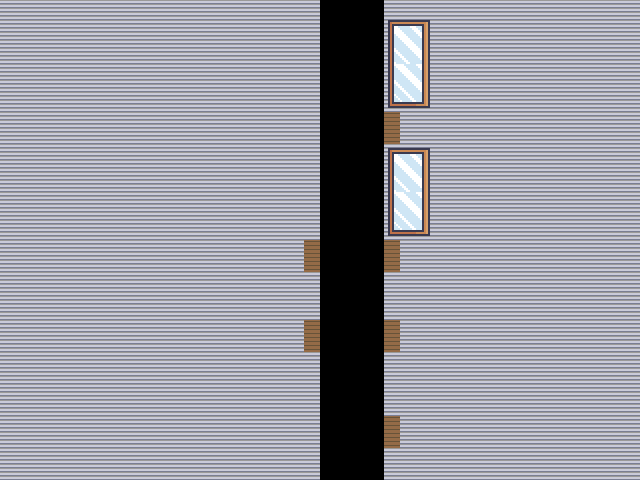

A 2D game scene composited from a Tiled map and its tileset images. What follows is a short description and the map's XML, with each tile layer's data collapsed to a summary:
An orthogonal 40x30 tile map with 16x16 px tiles, 4 tile layers (Camada de Blocos 1, Camada de Blocos 4, Camada de Blocos 2, Camada de Blocos 3), 2 tilesets.

<map version="1.10" tiledversion="1.11.0" orientation="orthogonal" renderorder="right-down" width="40" height="30" tilewidth="16" tileheight="16" infinite="0" nextlayerid="6" nextobjectid="1">
 <tileset firstgid="1" name="Interiors_free_32x32" tilewidth="16" tileheight="16" tilecount="5696" columns="32">
  <image source="Texture/Modern_tiles/Interiors_free/32x32/Interiors_free_32x32.png" width="512" height="2848" />
 </tileset>
 <tileset firstgid="5697" name="pokemontileset" tilewidth="16" tileheight="16" tilecount="20832" columns="16">
  <image source="Texture/pokemontileset.png" width="256" height="20832" />
 </tileset>
 <layer id="1" name="Camada de Blocos 1" width="40" height="30">
  <data>[1200 cells, 120 non-empty, 1 distinct tile ids]</data>
 </layer>
 <layer id="5" name="Camada de Blocos 4" width="40" height="30">
  <data>[1200 cells, 480 non-empty, 1 distinct tile ids]</data>
 </layer>
 <layer id="2" name="Camada de Blocos 2" width="40" height="30">
  <data>[1200 cells, 36 non-empty, 12 distinct tile ids]</data>
 </layer>
 <layer id="4" name="Camada de Blocos 3" width="40" height="30">
  <data>[1200 cells, 608 non-empty, 3 distinct tile ids]</data>
 </layer>
</map>
